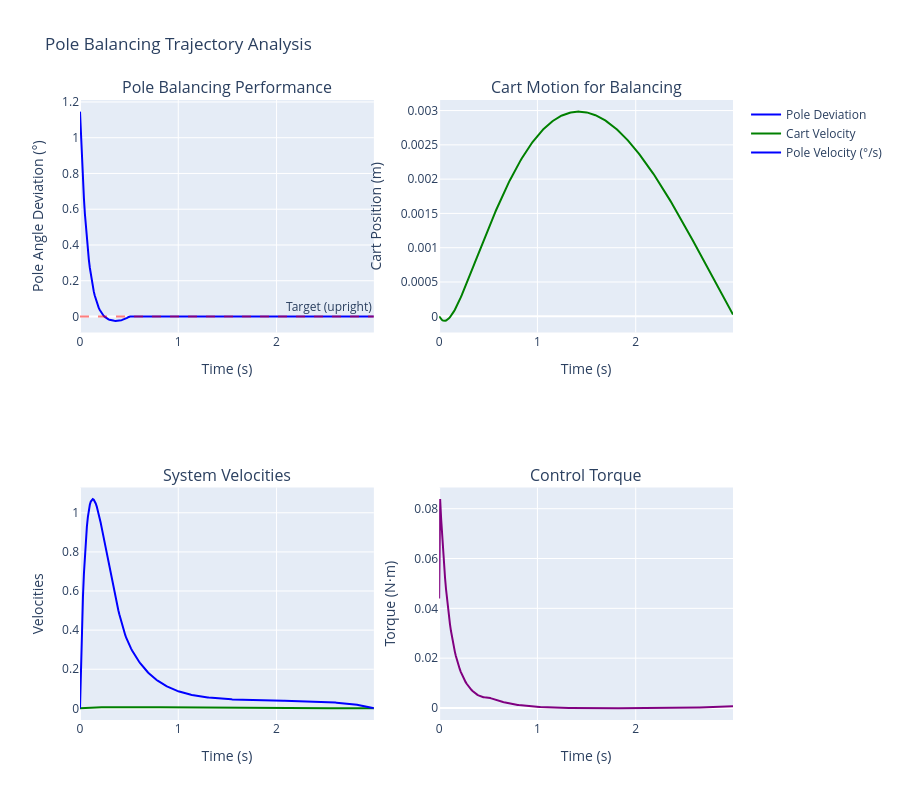

Notebook cell for this chart:
### Code cell
# Extract and plot data
print("Extracting balancing trajectory...")
balance_times = []
balance_cart_positions = []
balance_cart_velocities = []
balance_cart_torques = []
balance_pole_angles = []
balance_pole_velocities = []

for t in range(balance_steps):
    balance_times.append(t * balance_dt)
    
    try:
        cart_pos = gtd.JointAngle(result_bal, 0, t)
        cart_vel = gtd.JointVel(result_bal, 0, t)
        cart_torque = gtd.Torque(result_bal, 0, t)
        pole_angle = gtd.JointAngle(result_bal, 1, t)
        pole_vel = gtd.JointVel(result_bal, 1, t)
        
        balance_cart_positions.append(cart_pos)
        balance_cart_velocities.append(cart_vel)
        balance_cart_torques.append(cart_torque)
        balance_pole_angles.append(pole_angle)
        balance_pole_velocities.append(pole_vel)
    except:
        print("Couldn't retrieve some values")
        # Fallback values
        balance_cart_positions.append(0.0)
        balance_cart_velocities.append(0.0)
        balance_cart_torques.append(0.0)
        balance_pole_angles.append(target_pole_angle)
        balance_pole_velocities.append(0.0)

# Convert to numpy arrays
balance_times = numpy.array(balance_times)
balance_cart_positions = numpy.array(balance_cart_positions)
balance_cart_velocities = numpy.array(balance_cart_velocities)
balance_cart_torques = numpy.array(balance_cart_torques)
balance_pole_angles = numpy.array(balance_pole_angles)
balance_pole_velocities = numpy.array(balance_pole_velocities)

# Create interactive visualization with Plotly
import plotly.graph_objects as go
from plotly.subplots import make_subplots

fig = make_subplots(
    rows=2, cols=2,
    subplot_titles=(
        'Pole Balancing Performance',
        'Cart Motion for Balancing',
        'System Velocities',
        'Control Torque'
    ),
    specs=[[{"secondary_y": False}, {"secondary_y": False}],
           [{"secondary_y": False}, {"secondary_y": False}]]
)

# Plot 1: Pole angle deviation from upright
pole_deviations = numpy.degrees(balance_pole_angles - target_pole_angle)
fig.add_trace(
    go.Scatter(x=balance_times, y=pole_deviations, name='Pole Deviation',
               line=dict(color='blue', width=2), showlegend=True),
    row=1, col=1
)
fig.add_hline(y=0, line_dash="dash", line_color="red", opacity=0.5,
              annotation_text="Target (upright)", row=1, col=1)

# Plot 2: Cart position
fig.add_trace(
    go.Scatter(x=balance_times, y=balance_cart_positions, name='Cart Position',
               line=dict(color='green', width=2), showlegend=False),
    row=1, col=2
)

# Plot 3: Velocities
fig.add_trace(
    go.Scatter(x=balance_times, y=balance_cart_velocities, name='Cart Velocity',
               line=dict(color='green', width=2)),
    row=2, col=1
)
fig.add_trace(
    go.Scatter(x=balance_times, y=numpy.degrees(balance_pole_velocities), name='Pole Velocity (°/s)',
               line=dict(color='blue', width=2)),
    row=2, col=1
)

# Plot 4: Control torque
fig.add_trace(
    go.Scatter(x=balance_times, y=balance_cart_torques, name='Torque',
               line=dict(color='purple', width=2), showlegend=False),
    row=2, col=2
)

# Update layout
fig.update_layout(
    title="Pole Balancing Trajectory Analysis",
    height=800,
    showlegend=True
)

# Update axis labels
fig.update_xaxes(title_text="Time (s)", row=1, col=1)
fig.update_xaxes(title_text="Time (s)", row=1, col=2)
fig.update_xaxes(title_text="Time (s)", row=2, col=1)
fig.update_xaxes(title_text="Time (s)", row=2, col=2)

fig.update_yaxes(title_text="Pole Angle Deviation (°)", row=1, col=1)
fig.update_yaxes(title_text="Cart Position (m)", row=1, col=2)
fig.update_yaxes(title_text="Velocities", row=2, col=1)
fig.update_yaxes(title_text="Torque (N⋅m)", row=2, col=2)

print("Plotting complete!")
fig.show()

### Figure 1 — Plotly figure (JSON) as saved in the notebook; plotly's stock layout.template omitted (floating-point values rounded to 4 significant figures; data arrays with more than 128 entries replaced by an {"elided": "..."} marker saying what was removed)
{"data": [{"line": {"color": "blue", "width": 2}, "name": "Pole Deviation", "showlegend": true, "type": "scatter", "x": {"elided": "300 float values"}, "xaxis": "x", "y": {"elided": "300 float values"}, "yaxis": "y"}, {"line": {"color": "green", "width": 2}, "name": "Cart Position", "showlegend": false, "type": "scatter", "x": {"elided": "300 float values"}, "xaxis": "x2", "y": {"elided": "300 float values"}, "yaxis": "y2"}, {"line": {"color": "green", "width": 2}, "name": "Cart Velocity", "type": "scatter", "x": {"elided": "300 float values"}, "xaxis": "x3", "y": {"elided": "300 float values"}, "yaxis": "y3"}, {"line": {"color": "blue", "width": 2}, "name": "Pole Velocity (°/s)", "type": "scatter", "x": {"elided": "300 float values"}, "xaxis": "x3", "y": {"elided": "300 float values"}, "yaxis": "y3"}, {"line": {"color": "purple", "width": 2}, "name": "Torque", "showlegend": false, "type": "scatter", "x": {"elided": "300 float values"}, "xaxis": "x4", "y": {"elided": "300 float values"}, "yaxis": "y4"}], "layout": {"annotations": [{"font": {"size": 16}, "showarrow": false, "text": "Pole Balancing Performance", "x": 0.225, "xanchor": "center", "xref": "paper", "y": 1, "yanchor": "bottom", "yref": "paper"}, {"font": {"size": 16}, "showarrow": false, "text": "Cart Motion for Balancing", "x": 0.775, "xanchor": "center", "xref": "paper", "y": 1, "yanchor": "bottom", "yref": "paper"}, {"font": {"size": 16}, "showarrow": false, "text": "System Velocities", "x": 0.225, "xanchor": "center", "xref": "paper", "y": 0.375, "yanchor": "bottom", "yref": "paper"}, {"font": {"size": 16}, "showarrow": false, "text": "Control Torque", "x": 0.775, "xanchor": "center", "xref": "paper", "y": 0.375, "yanchor": "bottom", "yref": "paper"}, {"showarrow": false, "text": "Target (upright)", "x": 1, "xanchor": "right", "xref": "x domain", "y": 0, "yanchor": "bottom", "yref": "y"}], "height": 800, "shapes": [{"line": {"color": "red", "dash": "dash"}, "opacity": 0.5, "type": "line", "x0": 0, "x1": 1, "xref": "x domain", "y0": 0, "y1": 0, "yref": "y"}], "showlegend": true, "title": {"text": "Pole Balancing Trajectory Analysis"}, "xaxis": {"anchor": "y", "domain": [0, 0.45], "title": {"text": "Time (s)"}}, "xaxis2": {"anchor": "y2", "domain": [0.55, 1], "title": {"text": "Time (s)"}}, "xaxis3": {"anchor": "y3", "domain": [0, 0.45], "title": {"text": "Time (s)"}}, "xaxis4": {"anchor": "y4", "domain": [0.55, 1], "title": {"text": "Time (s)"}}, "yaxis": {"anchor": "x", "domain": [0.625, 1], "title": {"text": "Pole Angle Deviation (°)"}}, "yaxis2": {"anchor": "x2", "domain": [0.625, 1], "title": {"text": "Cart Position (m)"}}, "yaxis3": {"anchor": "x3", "domain": [0, 0.375], "title": {"text": "Velocities"}}, "yaxis4": {"anchor": "x4", "domain": [0, 0.375], "title": {"text": "Torque (N⋅m)"}}}}
